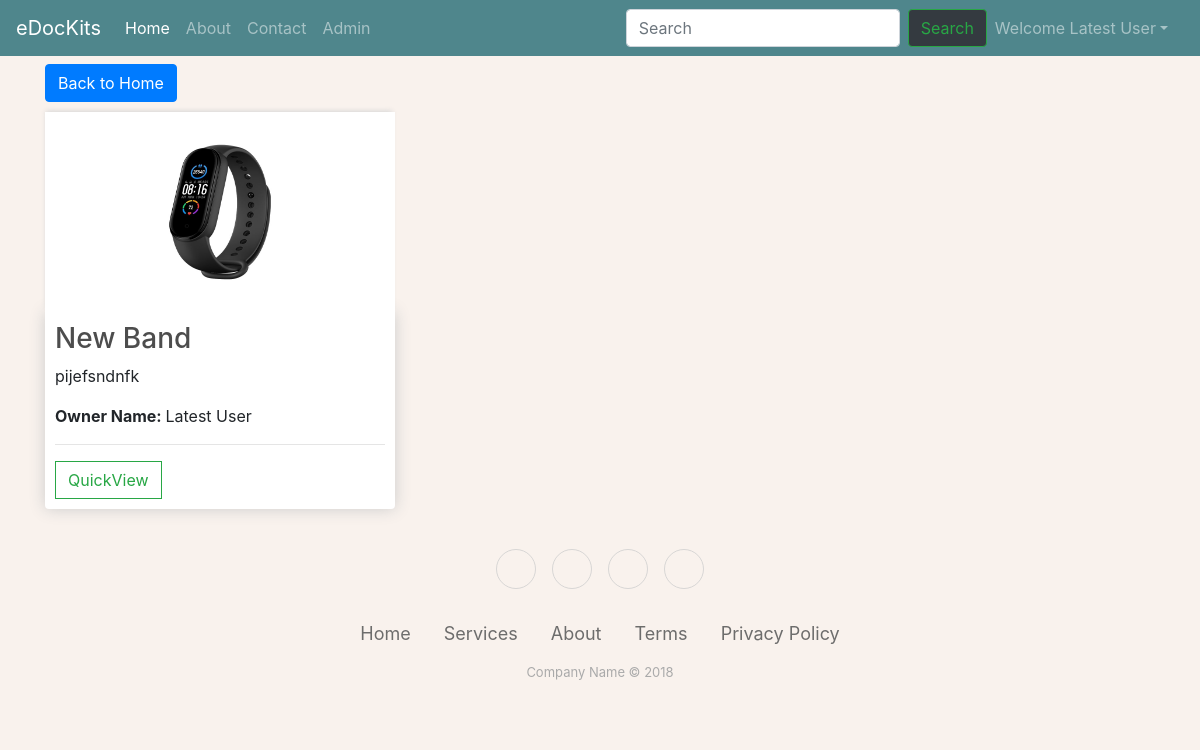
The page /productlist/ (signed in) on the database its author committed.
### store/models.py (models this page shows, shortened)
class Seller(AbstractUser):
    models.OneToOneField(User, on_delete=models.CASCADE)
    first_name = models.CharField(max_length=50)
    last_name = models.CharField(max_length=50)
    phone = models.CharField(max_length=13)
    def __str__(self):
        return self.first_name + " " + self.last_name

class Product(models.Model):
    product_id = models.AutoField(primary_key=True)
    product_name = models.CharField(max_length=50, default="")
    product_description = models.TextField(max_length=500, default="")
    product_category = models.CharField(max_length=50, default="")
    product_price = models.CharField(max_length=50, default="")
    product_publishing_date = models.DateTimeField(default=datetime)
    product_status = models.CharField(max_length=50, default="")
    product_year = models.CharField(max_length=2, default="")
    product_image = models.ImageField(upload_to="images", default="")
    product_listed_by = models.ForeignKey(Seller, on_delete=models.CASCADE, default=None)

### store/views.py (the view)
# urls.py: path('productlist/', views.product_list, name='product_list'),
@login_required
def product_list(request):
    seller = Seller.objects.get(username__exact=request.user.username)
    products = Product.objects.filter(product_listed_by=seller)
    return render(request, 'store/productlist.html', {'products': products})

### store/templates/store/productlist.html (shortened to what this page needs)
{% extends 'store/home.html' %}
{% load static %}
{% block content %}
    <!DOCTYPE html>
    <html lang="en">
    <head>
        <link rel="stylesheet" type="text/css" href="{% static 'css/main.css' %}">
    </head>
    <body>
    </body>
    </html>
{% endblock content %}

### store/templates/store/home.html (shortened to what this page needs)
{% load static %}
<!DOCTYPE html>
<html lang="en">
<head>
    <link rel="stylesheet" href="https://cdnjs.cloudflare.com/ajax/libs/twitter-bootstrap/4.1.3/css/bootstrap.min.css">
    <link rel="stylesheet" href="https://cdnjs.cloudflare.com/ajax/libs/ionicons/2.0.1/css/ionicons.min.css">
    <link rel="stylesheet" href="https://stackpath.bootstrapcdn.com/bootstrap/4.4.1/css/bootstrap.min.css"
>
    <link rel="stylesheet" type="text/css" href="{% static 'css/main.css' %}">
</head>
<body style="background-color:#F9F2ED">
<nav class="navbar navbar-expand-lg navbar-dark bg-dark">
    <a class="navbar-brand" href="{% url 'home' %}">eDocKits</a>
    <div class="collapse navbar-collapse" id="navbarSupportedContent">
        <ul class="navbar-nav mr-auto">
            <li class="nav-item active">
                <a class="nav-link" href="{% url 'home' %}">Home<span class="sr-only">(current)</span></a>
            </li>
            <li class="nav-item">
                <a class="nav-link" href="{% url 'about' %}">About</a>
            </li>
            <li class="nav-item">
                <a class="nav-link" href="{% url 'contact' %}">Contact</a>
            </li>
            <li class="nav-item">
                <a class="nav-link" href="{% url 'admin' %}">Admin</a>
            </li>
        </ul>
        <form class="form-inline my-2 my-lg-0" action="{% url 'search' %}" method="post">
            <input class="form-control mr-sm-2" type="search" placeholder="Search" aria-label="Search" id="search"
                   name="search">
            <button class="btn btn-outline-success btn-dark rounded my-2 my-sm-0" type="submit">Search</button>
        </form>
        {% if user.is_authenticated %}
            <ul class="navbar-nav mr-2">
                <li class="nav-item dropdown">
                    <a class="nav-link dropdown-toggle" href="#" id="navbarDropdown" role="button"
                       data-toggle="dropdown"> Welcome {{ request.user }}</a>
                </li>
            </ul>
        {% else %}
            <a type="button" class="btn btn-success btn-dark rounded mr-2" href="{% url 'signup_page' %}">Sign Up
            </a>
            <a type="button" class="btn btn-success btn-dark rounded mr-2" href="{% url 'login_page' %}">Login
            </a>
        {% endif %}
    </div>
</nav>
<div class="container">
    {% block content %}
    {% endblock content %}
    {% if all_products is not None %}
        {% for category in categories %}
            <div class="btn-group " role="group" aria-label="Basic example">
                <a type="button" class="btn btn-primary mt-2 mr-auto rounded link-dark"
                   href="filter/{{ category.0 }}">{{ category.0 }}</a>
            </div>
        {% endfor %}
    {% else %}
        <div class="btn-group " role="group" aria-label="Basic example">
            <a type="button" class="btn btn-primary mt-2 mr-auto rounded link-dark" href="{% url 'home' %}">Back to
                Home</a>
        </div>
    {% endif %}
    {% if all_products is not None %}
        <div class="row">
            {% for product in all_products %}
                <div class="col-lg-4">
                    <img class="thumbnail" src="/media/{{ product.product_image }}" alt="">
                    <div class="box-element product">
                        <h3>{{ product.product_name }}</h3>
                        <p class="card-text" style="overflow: hidden">{{ product.product_description }}</p>
                        <p><strong>Owner
                            Name: </strong>{{ product.product_listed_by.first_name }} {{ product.product_listed_by.last_name }}
                        </p>
                        <hr>
                        <a class="btn btn-outline-success add-btn" href="product/{{ product.product_id }}">QuickView</a>
                    </div>
                </div>
            {% endfor %}
        </div>
    {% elif products is not None %}
        <div class="row">
            {% for product in products %}
                <div class="col-lg-4">
                    <img class="thumbnail" src="/media/{{ product.product_image }}" alt="">
                    <div class="box-element product">
                        <h3>{{ product.product_name }}</h3>
                        <p class="card-text" style="overflow: hidden">{{ product.product_description }}</p>
                        <p><strong>Owner
                            Name: </strong>{{ product.product_listed_by.first_name }} {{ product.product_listed_by.last_name }}
                        </p>
                        <hr>
                        <a class="btn btn-outline-success add-btn" href="product/{{ product.product_id }}">QuickView</a>
                    </div>
                </div>
            {% endfor %}
        </div>
    {% endif %}
</div>
<div class="footer-basic" style="background-color:#F9F2ED">
    <footer class="footer-classic">
        <div class="social"><a href="#"></a><a href="#"></a><a href="#"></a><a
                href="#"></a></div>
        <ul class="list-inline">
            <li class="list-inline-item"><a href="#">Home</a></li>
            <li class="list-inline-item"><a href="#">Services</a></li>
            <li class="list-inline-item"><a href="#">About</a></li>
            <li class="list-inline-item"><a href="#">Terms</a></li>
            <li class="list-inline-item"><a href="#">Privacy Policy</a></li>
        </ul>
        <p class="copyright">Company Name © 2018</p>
    </footer>
</div>
</body>
</html>

### static/css/main.css (style rules this page uses)
body { background-color: #d7d71e; }
h1, h2, h3, h4, h5, h6 { color: hsl(0, 0%, 30%); }
.box-element { box-shadow: hsl(0, 0%, 80%) 0 0 16px; background-color: #fff; border-radius: 4px; padding: 10px; }
.thumbnail { width: 100%; height: 200px; -webkit-box-shadow: -1px -3px 5px -2px rgba(214, 214, 214, 1); -moz-box-shadow: -1px -3px 5px -2px rgba(214, 214, 214, 1); box-shadow: -1px -3px 5px -2px rgba(214, 214, 214, 1); }
.product { border-radius: 0 0 4px 4px; }
.bg-dark { background-color: #4f868c !important; }
.col-lg-4, .col-lg-6, .col-lg-8, .col-lg-12 { margin-top: 10px; }
.btn { border-radius: 0; }
.footer-basic { padding: 40px 0; background-color: hsl(0, 0%, 98%); color: #4b4c4d; }
.footer-basic ul { padding: 0; list-style: none; text-align: center; font-size: 18px; line-height: 1.6; margin-bottom: 0; }
.footer-basic li { padding: 0 10px; }
.footer-basic ul a { color: inherit; text-decoration: none; opacity: 0.8; }
.footer-basic .social { text-align: center; padding-bottom: 25px; }
.footer-basic .social > a { font-size: 24px; width: 40px; height: 40px; line-height: 40px; display: inline-block; text-align: center; border-radius: 50%; border: 1px solid #ccc; margin: 0 8px; color: inherit; opacity: 0.75; }
.footer-basic .copyright { margin-top: 15px; text-align: center; font-size: 13px; color: #aaa; margin-bottom: 0; }

### rows shown on the page
Seller: user "Latest User"
Product: product_image (picture), product_name "New Band", product_description "pijefsndnfk", product_listed_by.first_name "Latest", product_listed_by.last_name "User"
